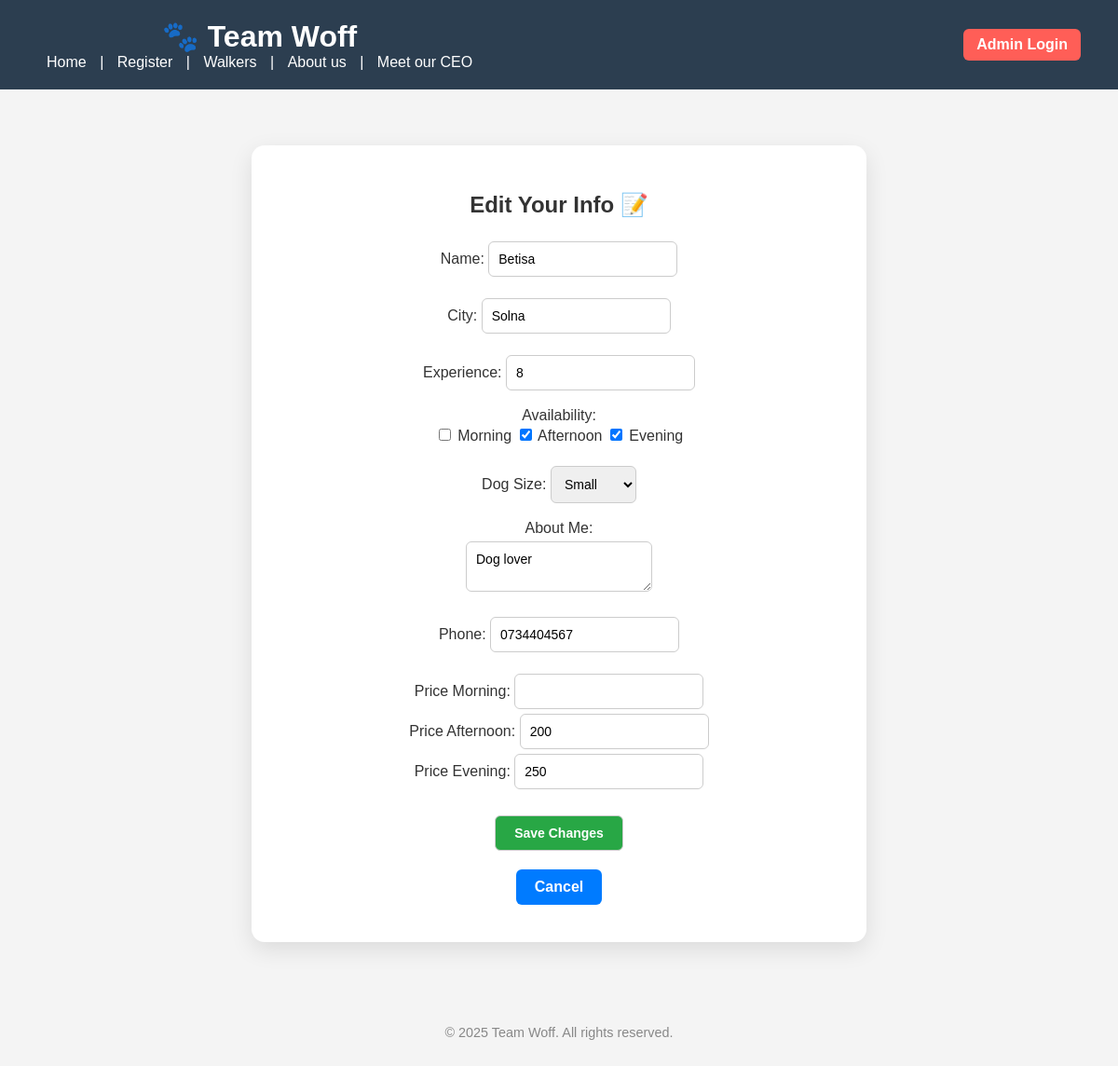
The page /edit_profile (signed in) on the database its author committed.
### app.py (models this page shows)
class DogWalker(db.Model):
    __tablename__ = 'dog_walker'  # 💥 THIS is the missing line
    id = db.Column(db.Integer, primary_key=True)
    name = db.Column(db.String(100))
    city = db.Column(db.String(100))
    experience = db.Column(db.String(100))
    availability = db.Column(db.String(100))
    dog_size = db.Column(db.String(100))
    photo = db.Column(db.String(200))
    about_me = db.Column(db.Text)
    email = db.Column(db.String(100))
    phone = db.Column(db.String(20))
    price_morning = db.Column(db.Integer)
    price_afternoon = db.Column(db.Integer)
    price_evening = db.Column(db.Integer)
    password_hash = db.Column(db.String(256))

### app.py (the view, shortened to what this page needs)
@app.route('/edit_profile', methods=['GET', 'POST'])
def edit_profile():
    if 'walker_id' not in session:
        return redirect(url_for('walker_login'))
    walker = DogWalker.query.get(session['walker_id'])
    return render_template('edit_profile.html', walker=walker)

### app.py (called while the page is built)
@app.context_processor
def inject_session():
    return dict(session=session)

### templates/edit_profile.html (shortened to what this page needs)
{% extends "base.html" %}
{% block content %}
<div class="dashboard-container">
    <h2>Edit Your Info 📝</h2>
    <form method="post">
        Name: <input type="text" name="name" value="{{ walker.name }}"><br><br>
        City: <input type="text" name="city" value="{{ walker.city }}"><br><br>
        Experience: <input type="text" name="experience" value="{{ walker.experience }}"><br><br>
        Availability:<br>
        <input type="checkbox" name="availability" value="Morning" {% if 'Morning' in walker.availability %}checked{% endif %}> Morning
        <input type="checkbox" name="availability" value="Afternoon" {% if 'Afternoon' in walker.availability %}checked{% endif %}> Afternoon
        <input type="checkbox" name="availability" value="Evening" {% if 'Evening' in walker.availability %}checked{% endif %}> Evening
        <br><br>
        Dog Size:
        <select name="dog_size">
            <option value="Small" {% if walker.dog_size == 'Small' %}selected{% endif %}>Small</option>
        </select><br><br>
        About Me:<br>
        <textarea name="about_me">{{ walker.about_me }}</textarea><br><br>
        Phone: <input type="text" name="phone" value="{{ walker.phone }}"><br><br>
        Price Morning: <input type="number" name="price_morning" value="{{ walker.price_morning }}"><br>
        Price Afternoon: <input type="number" name="price_afternoon" value="{{ walker.price_afternoon }}"><br>
        Price Evening: <input type="number" name="price_evening" value="{{ walker.price_evening }}"><br><br>
        <input type="submit" value="Save Changes" class="btn btn-primary">
    </form>
    <a href="{{ url_for('walker_dashboard') }}" class="btn btn-secondary">Cancel</a>
</div>
{% endblock %}

### static/style.css (style rules this page uses)
body { font-family: 'Poppins', sans-serif; background-color: #f4f4f4; margin: 0; padding: 0; color: #333; }
h2 { text-align: center; margin-bottom: 20px; }
input, select, textarea { padding: 10px; border: 1px solid #ccc; border-radius: 6px; font-family: 'Poppins', sans-serif; font-size: 14px; margin-top: 5px; }
.btn { padding: 10px 20px; text-decoration: none; border-radius: 6px; font-weight: bold; margin: 10px; display: inline-block; transition: background-color 0.3s ease; }
.btn-primary { background-color: #28a745; color: white; }
.btn-secondary { background-color: #007bff; color: white; }
.dashboard-container { max-width: 600px; margin: 60px auto; padding: 30px; background-color: #ffffff; box-shadow: 0 8px 24px rgba(0, 0, 0, 0.1); border-radius: 14px; font-family: 'Poppins', sans-serif; text-align: center; }
.dashboard-container h2 { color: #333; margin-bottom: 20px; }

### rows shown on the page
DogWalker: name "Betisa", city "Solna", experience "8", availability "☑", dog_size "Small", about_me "Dog lover", phone "0734404567", price_afternoon "200", price_evening "250"
